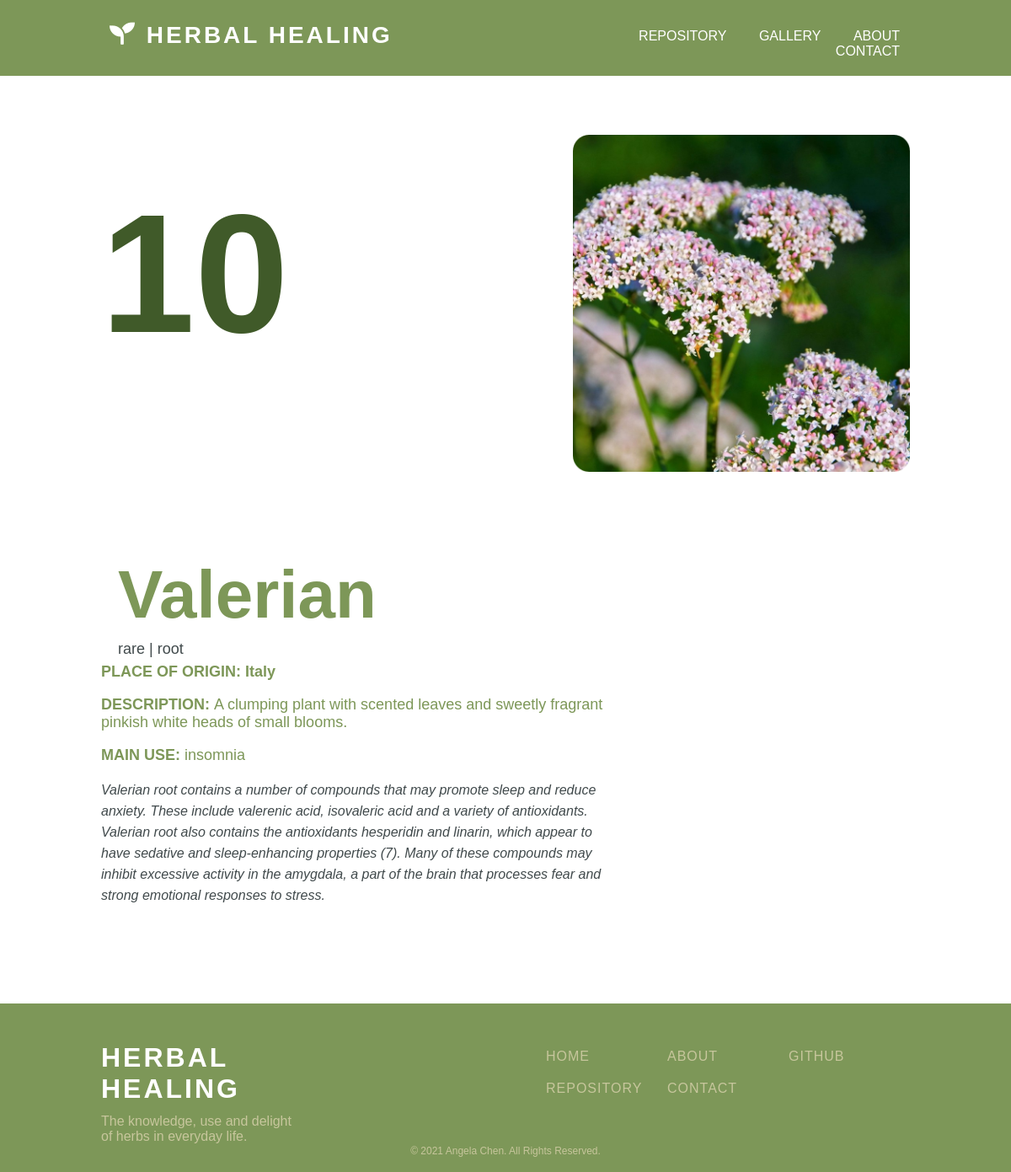
The page /herb/10 on the database as committed earlier.
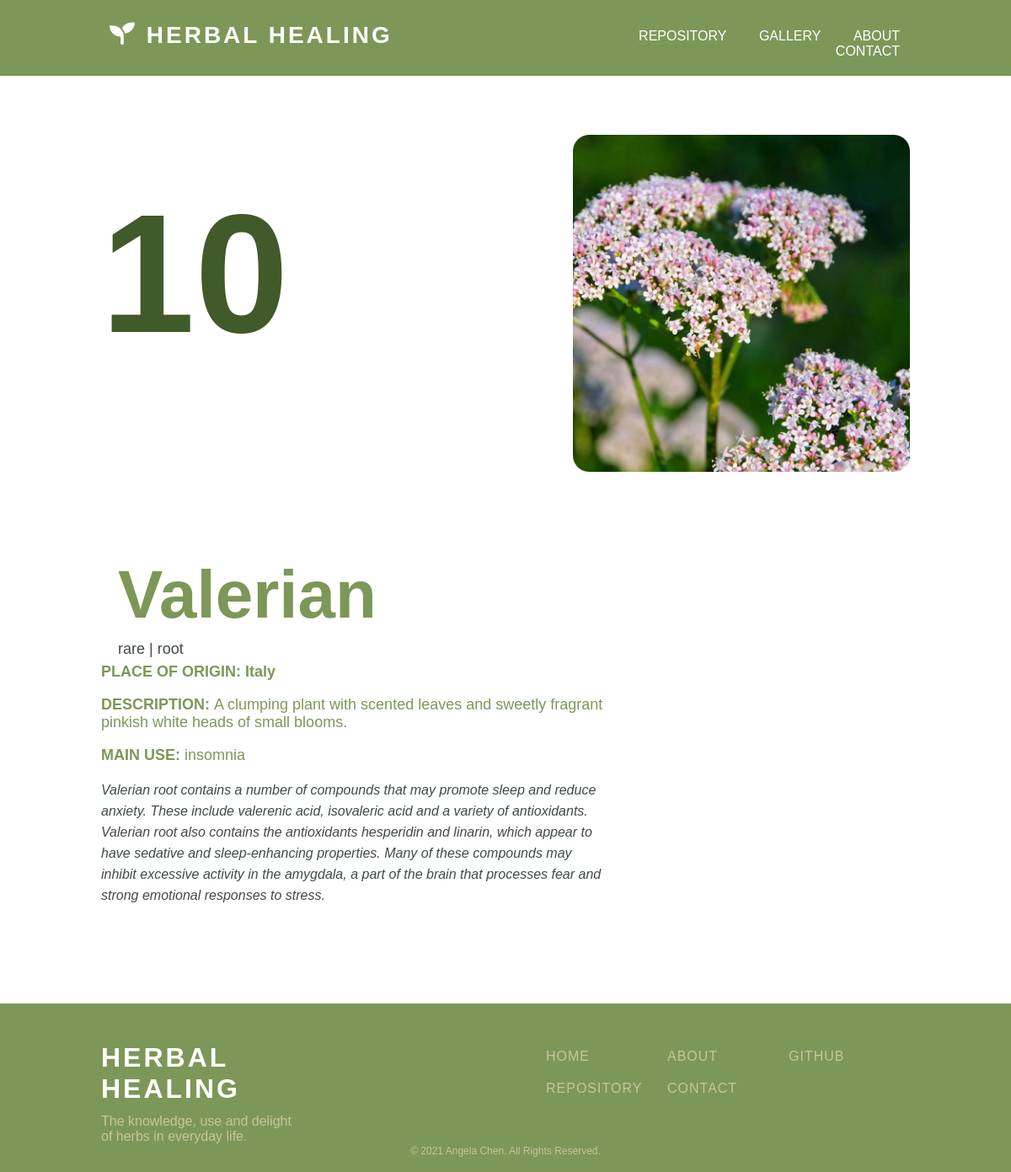
The same page on the database as committed later.
### tables this page shows
CREATE TABLE herb (id INTEGER PRIMARY KEY, name TEXT, type INTEGER REFERENCES type (id), rarity INTEGER REFERENCES rarity (id), place_of_origin TEXT, description TEXT, image TEXT, use INTEGER REFERENCES use (id), explanation TEXT);

CREATE TABLE rarity (id INTEGER PRIMARY KEY, level TEXT);

CREATE TABLE type (id INTEGER PRIMARY KEY, classification TEXT);

CREATE TABLE use (id INTEGER PRIMARY KEY, category TEXT);

### herbal-healing_flask.py (the view)
@app.route ("/herb/<int:id>")
def herb(id):
    cursor = get_db().cursor()
    sql = "SELECT herb.id, herb.name, rarity.level, type.classification, herb.place_of_origin, herb.description, herb.image, use.category, herb.explanation FROM herb JOIN rarity ON herb.rarity = rarity.id JOIN type ON herb.type = type.id JOIN use ON herb.use = use.id WHERE herb.id = ?"
    cursor.execute(sql, (id,))
    result = cursor.fetchone()
    return render_template("herb.html", result=result)

### herbal-healing_flask.py (called while the page is built)
def get_db():
    db = getattr (g, "_database", None)
    if db is None:
        db = g._database = sqlite3.connect(DATABASE)
    return db

@app.teardown_appcontext
def close_connection(exception):
    db = getattr(g, "_database", None)
    if db is not None:
        db.close()

### templates/herb.html (shortened to what this page needs)
{% extends "layout.html" %}
    {% block content %}
    <div id="banner">
        <img src="/static/image/{{result[6]}}" alt="Herb Illustration" id="main_image">
        <h1 id="number">{{result[0]}}</h1>
        <div id="herb">
            <h2 id="herb_name">{{result[1]}}</h2>
            <pre id="categories">{{result[2]}} | {{result[3]}}</pre>
        </div>
    </div>
    <div id="page">
        <pre id="place">PLACE OF ORIGIN: {{result[4]}}</pre>
        <p id="description"><strong>DESCRIPTION: </strong> {{result[5]}}</p>
        <p id="description"><strong>MAIN USE:</strong> {{result[7]}}</p>
        <p id="explanation"> {{result[8]}}</p>
    </div>
    {% endblock %}

### templates/layout.html (shortened to what this page needs)
<!DOCTYPE html>
<html lang="en">
<head>
    <link rel="stylesheet" href={{url_for('static',filename='styles.css')}}>
    <link rel="stylesheet" href="https://use.fontawesome.com/releases/v5.1.0/css/all.css">
</head>
<body>
    <div id="bar">
        <div id="header">
            <div id="title">
                <a href="{{url_for('home')}}">
                    <i class="fas fa-seedling" style="font-family: Font Awesome 5 Free; font-size: 30px; color: white;"></i>
                    HERBAL HEALING
                </a>
            </div>
            <div class="menu">
                <a id="button_repository" href="{{url_for('repository')}}">REPOSITORY</a>
                <a id="button_gallery" href="{{url_for('gallery')}}">GALLERY</a>
                <a class="button_about" href="{{url_for('about')}}">ABOUT</a>
                <a class="button_contact" href="{{url_for('contact')}}">CONTACT</a>
            </div>
        </div>
    </div>
    {% block content %}
    {% endblock %}
    <div id="footer">
        <div id="footer_text">
            <div class="footer_name">
                <h1 id="footer_title">HERBAL HEALING</h1>
                <p style="color: #c7c69c; margin-top: -10px; cursor: default;">The knowledge, use and delight of herbs in everyday life.</p>
            </div>
            <div class="footer_column" style="margin-left: 30%; margin-top: 2%;">
                <a class="footer_button" href="{{url_for('home')}}">HOME</a>
                <a class="footer_button" href="{{url_for('repository')}}">REPOSITORY</a>
            </div>
            <div class="footer_column" style="margin-left: 5%; margin-top: 2%;">
                <a class="footer_button" href="{{url_for('about')}}">ABOUT</a>
                <a class="footer_button" href="{{url_for('contact')}}">CONTACT</a>
            </div>
            <div class="footer_column" style="margin-left: 5%; margin-top: 2%;">
                <a class="footer_button" href="https://github.com/angelaychen/website" target="_blank" rel="noopener noreferrer">GITHUB</a>
            </div>
        </div>
        <p id="copyright">© 2021 Angela Chen. All Rights Reserved.</p>
    </div>
</body>
</html>

### static/styles.css (style rules this page uses)
body { margin: 0; font-family: "Century Gothic", CenturyGothic, AppleGothic, sans-serif; background-color: white; max-width: 100%; overflow-x: hidden; }
#bar { background-color: #7d9758; height: 90px; position: sticky; top: 0; z-index: 99; }
#header { width: 80%; margin: auto; }
#title { float: none; padding: 10px; display: inline-block; font-size: 12px; letter-spacing: 3px; color: white; }
#title a { float: none; font-weight: bold; padding: 10px; padding-top: 15px; padding-left: 0px; display: inline-block; font-size: 28px; letter-spacing: 3px; color: white; text-decoration: none; }
.menu { float: right; padding: 10px; margin-top: 24px; width: 50%; text-align: right; }
#button_repository { font-family: "Century Gothic", CenturyGothic, AppleGothic, sans-serif; font-size: 16px; border: none; padding: 2px; background: none; width: 40px; margin-right: 00px; margin-left: 120px; transition-duration: 0.2s; cursor: pointer; color: white; text-decoration: none; position: relative; }
.button_about, .button_contact, #button_gallery { font-family: "Century Gothic", CenturyGothic, AppleGothic, sans-serif; font-size: 16px; border: none; padding: 2px; background: none; width: 40px; transition-duration: 0.2s; cursor: pointer; color: white; text-decoration: none; margin-right: 0px; margin-left: 30px; position: relative; }
#banner { width: 80%; margin-right: auto; margin-left: auto; margin-top: 10%; }
#number { font-size: 200px; padding: 0px; color: #405a29; margin-top: 0px; display: inline-block; }
#herb { display:inline-block; padding: 20px; }
#herb_name { font-size: 80px; color: #7d9758; margin-bottom: -10px; }
#categories { font-family: "Century Gothic", CenturyGothic, AppleGothic, sans-serif; font-size: 18px; display: inline-block; color: #414a4c; }
#main_image { width: 400px; float: right; margin-top: -50px; }
#place { font-family: "Century Gothic", CenturyGothic, AppleGothic, sans-serif; font-size: 18px; color: #7d9758; font-weight: bold; }
#description { font-size: 18px; color: #7d9758; }
#explanation { color: #414a4c; font-style: oblique; line-height: 25px; padding-bottom: 100px; }
#page { width: 50%; margin-left: 10%; margin-top: -50px; }
#footer { background-color: #7d9758; height: 25vh; margin: 0; }
#footer_text { width: 80%; margin: auto; padding-top: 2%; background-color: #7d9758; }
#footer_title { color: white; font-weight: bold; letter-spacing: 3px; cursor: default; }
.footer_name { width: 25%; float: left; position: relative; }
.footer_column { padding-top: 10px; width: 10%; float: left; position: relative; }
.footer_button { text-decoration: none; color: #c7c69c; transition-duration: 0.2s; width: fit-content; font-size: 16px; letter-spacing: 1px; display: block; padding-bottom: 20px; }
#copyright { color: #c7c69c; text-align: center; padding-bottom: 5px; margin-top: 18vh; position: absolute; float: center; width: 100%; cursor: default; background-color: #7d9758; font-size: 12px; }

Rows that differ between the two databases and show on the page:
changed herb "Valerian": explanation "…have sedative and sleep-enhancing properties (7). Many of these compounds…" → "…have sedative and sleep-enhancing properties. Many of these compounds…"
